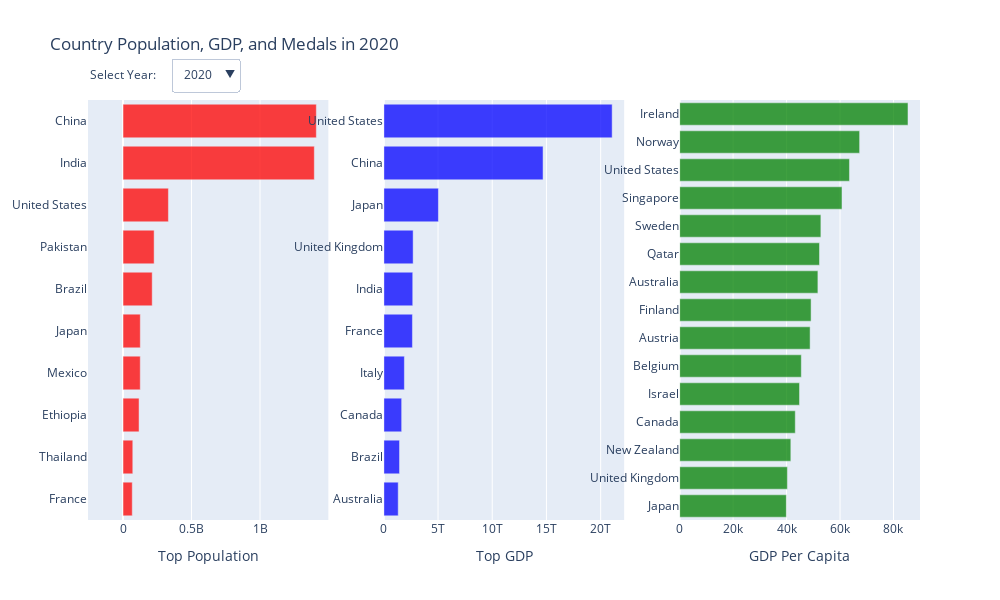

Notebook source saved alongside this figure:
### Code cell
# Import necessary libraries
import plotly.graph_objs as go
import plotly.offline as pyo
import plotly.subplots as sp
import numpy as np

# Create figure
fig = go.Figure()

# Set default year
selected_year = 2020

# Define function to sort data by GDP and Total_Score
def sort_data_by_selected_year(selected_year):
    df_filtered_pop = df[df['Year'] == selected_year].sort_values(by='Population', ascending=True).tail(15)
    df_filtered_gdp = df[df['Year'] == selected_year].sort_values(by='GDP', ascending=True).tail(15)
    df_filtered_gdp_per_capita = df[(df['Year'] == selected_year) & (df['Population'] >= 1000000)].sort_values(by='GDP_Per_Capita', ascending=True).tail(15)
    return df_filtered_pop, df_filtered_gdp, df_filtered_gdp_per_capita

# Create two subplots
fig = sp.make_subplots(rows=1, cols=3)

df_filtered_pop, df_filtered_gdp, df_filtered_gdp_per_capita = sort_data_by_selected_year(df['Year'].max())

# Add first chart to subplot 1
df_filtered_pop = df[df['Year'] == selected_year].sort_values(by='Population', ascending=True).tail(10)
fig.add_trace(go.Bar(
    y=df_filtered_pop['Country_Name'],
    x=df_filtered_pop['Population'],
    name='Population',
    marker_color='red',
    orientation='h',
    marker=dict(opacity=0.75)
), row=1, col=1)
# Add title to x-axis of subplot 1
fig.update_xaxes(title_text='Top Population', row=1, col=1)



# Add second chart to subplot 2
df_filtered_gdp = df[df['Year'] == selected_year].sort_values(by='GDP', ascending=True).tail(10)
fig.add_trace(go.Bar(
  y=df_filtered_gdp['Country_Name'],
    x=df_filtered_gdp['GDP'],
    name='GDP',
    marker_color='blue',
    orientation='h',
    marker=dict(opacity=0.75)
), row=1, col=2)
# Add title to x-axis of subplot 2
fig.update_xaxes(title_text='Top GDP', row=1, col=2)



# Add third chart to subplot 3
filtered_gdp_per_capita = df[df['Year'] == selected_year].sort_values(by='GDP_Per_Capita', ascending=True).tail(10)
fig.add_trace(go.Bar(
    y=df_filtered_gdp_per_capita['Country_Name'],
    x=df_filtered_gdp_per_capita['GDP_Per_Capita'],
    name='GDP Per Capita',
    marker_color='green',
    orientation='h',
    marker=dict(opacity=0.75)
), row=1, col=3)
# Add title to x-axis of subplot 3
fig.update_xaxes(title_text='GDP Per Capita', row=1, col=3)



# Update layout
fig.update_layout(title=f'Country Population, GDP, and Medals in {df["Year"].max()}',
                  height=600, width=1000,
                  barmode='group',
                  showlegend=False)

# Create dropdown list of years
years = np.sort(df['Year'].unique())[::-1]
dropdown_buttons = []
for year in years:
    df_filtered_pop, df_filtered_gdp, df_filtered_gdp_per_capita = sort_data_by_selected_year(year)
    dropdown_buttons.append(dict(
        label=str(year),
        method="update",
        args=[{
                "x": [df_filtered_pop['Population'],df_filtered_gdp['GDP'], df_filtered_gdp_per_capita['GDP_Per_Capita']],
                "y": [df_filtered_pop['Country_Name'], df_filtered_gdp['Country_Name'], df_filtered_gdp_per_capita['Country_Name']],
                "type": "bar",
                "orientation": "h",
                "marker_color": ['red','blue','green'],
                "name": ['Population', 'GDP', 'GDP Per Capita']
              },
              {
                "title": f"Country Population, GDP, and Medal Score in {year}"
            }]
            ))

# Add dropdown
fig.update_layout(
    updatemenus=[dict(
        buttons=dropdown_buttons,
        direction="down",
        showactive=True,
        x=0.1,
        xanchor="left",
        y=1.1,
        yanchor="top"
    )]
)

# Add annotation
fig.update_layout(
    annotations=[
        dict(text="Select Year:", showarrow=False,
        x=0, y=1.085, yref="paper", align="left")
    ]
)

fig.show()
#pyo.plot(fig, filename='barchart.html', auto_open=True)

### Figure 1 — Plotly figure (JSON) as saved in the notebook; plotly's stock layout.template omitted (floating-point values rounded to 4 significant figures)
{"data": [{"marker": {"color": "red", "opacity": 0.75}, "name": "Population", "orientation": "h", "type": "bar", "x": [67571107, 71475664, 117190911, 125998302, 126261000, 213196304, 227196741, 331501080, 1396387127, 1411100000], "xaxis": "x", "y": ["France", "Thailand", "Ethiopia", "Mexico", "Japan", "Brazil", "Pakistan", "United States", "India", "China"], "yaxis": "y"}, {"marker": {"color": "blue", "opacity": 0.75}, "name": "GDP", "orientation": "h", "type": "bar", "x": [1327000000000.0, 1449000000000.0, 1645000000000.0, 1897000000000.0, 2639000000000.0, 2668000000000.0, 2705000000000.0, 5040000000000.0, 14687673898336, 21060000000000.0], "xaxis": "x2", "y": ["Australia", "Brazil", "Canada", "Italy", "France", "India", "United Kingdom", "Japan", "China", "United States"], "yaxis": "y2"}, {"marker": {"color": "green", "opacity": 0.75}, "name": "GDP Per Capita", "orientation": "h", "type": "bar", "x": [39920.0, 40320.0, 41600.0, 43260.0, 44850.0, 45520.0, 48810.0, 49170.0, 51720.0, 52320.0, 52840.0, 60730.0, 63530.0, 67330.0, 85420.0], "xaxis": "x3", "y": ["Japan", "United Kingdom", "New Zealand", "Canada", "Israel", "Belgium", "Austria", "Finland", "Australia", "Qatar", "Sweden", "Singapore", "United States", "Norway", "Ireland"], "yaxis": "y3"}], "layout": {"annotations": [{"align": "left", "showarrow": false, "text": "Select Year:", "x": 0, "y": 1.085, "yref": "paper"}], "barmode": "group", "height": 600, "showlegend": false, "title": {"text": "Country Population, GDP, and Medals in 2020"}, "updatemenus": [{"buttons": [{"args": [{"marker_color": ["red", "blue", "green"], "name": ["Population", "GDP", "GDP Per Capita"], "orientation": "h", "type": "bar", "x": [[47365655, 50930662, 51985780, 59438851, 67081000, 67571107, 71475664, 117190911, 125998302, 126261000, 213196304, 227196741, 331501080, 1396387127, 1411100000], [525200000000.0, 547100000000.0, 599400000000.0, 1091000000000.0, 1277000000000.0, 1327000000000.0, 1449000000000.0, 1645000000000.0, 1897000000000.0, 2639000000000.0, 2668000000000.0, 2705000000000.0, 5040000000000.0, 14687673898336, 21060000000000.0], [39920.0, 40320.0, 41600.0, 43260.0, 44850.0, 45520.0, 48810.0, 49170.0, 51720.0, 52320.0, 52840.0, 60730.0, 63530.0, 67330.0, 85420.0]], "y": [["Spain", "Colombia", "Kenya", "Italy", "United Kingdom", "France", "Thailand", "Ethiopia", "Mexico", "Japan", "Brazil", "Pakistan", "United States", "India", "China"], ["Belgium", "Sweden", "Poland", "Mexico", "Spain", "Australia", "Brazil", "Canada", "Italy", "France", "India", "United Kingdom", "Japan", "China", "United States"], ["Japan", "United Kingdom", "New Zealand", "Canada", "Israel", "Belgium", "Austria", "Finland", "Australia", "Qatar", "Sweden", "Singapore", "United States", "Norway", "Ireland"]]}, {"title": "Country Population, GDP, and Medal Score in 2020"}], "label": "2020", "method": "update"}, {"args": [{"marker_color": ["red", "blue", "green"], "name": ["Population", "GDP", "GDP Per Capita"], "orientation": "h", "type": "bar", "x": [[46797754, 49276961, 49953304, 60421760, 66460344, 67158348, 71127802, 111129438, 124013861, 126811000, 210166592, 219731479, 326838199, 1369003306, 1402760000], [543300000000.0, 555500000000.0, 588800000000.0, 1222000000000.0, 1422000000000.0, 1428000000000.0, 1725000000000.0, 1917000000000.0, 2092000000000.0, 2703000000000.0, 2791000000000.0, 2878000000000.0, 5038000000000.0, 13890000000000.0, 20530000000000.0], [41560.0, 42410.0, 43250.0, 43310.0, 46550.0, 47540.0, 49990.0, 51470.0, 54590.0, 57210.0, 62820.0, 66260.0, 66860.0, 79250.0, 82270.0]], "y": [["Spain", "Colombia", "Kenya", "Italy", "United Kingdom", "France", "Thailand", "Ethiopia", "Mexico", "Japan", "Brazil", "Pakistan", "United States", "India", "China"], ["Belgium", "Sweden", "Poland", "Mexico", "Spain", "Australia", "Canada", "Brazil", "Italy", "India", "France", "United Kingdom", "Japan", "China", "United States"], ["France", "Israel", "New Zealand", "United Kingdom", "Canada", "Belgium", "Finland", "Austria", "Sweden", "Australia", "United States", "Qatar", "Singapore", "Ireland", "Norway"]]}, {"title": "Country Population, GDP, and Medal Score in 2018"}], "label": "2018", "method": "update"}, {"args": [{"marker_color": ["red", "blue", "green"], "name": ["Population", "GDP", "GDP Per Capita"], "orientation": "h", "type": "bar", "x": [[46484062, 47625955, 47894670, 60627498, 65611593, 66724104, 70607037, 105293228, 121519221, 127076000, 206859578, 213524840, 323071755, 1338636340, 1387790000], [476100000000.0, 515700000000.0, 557500000000.0, 1078000000000.0, 1207000000000.0, 1234000000000.0, 1528000000000.0, 1796000000000.0, 1877000000000.0, 2295000000000.0, 2473000000000.0, 2700000000000.0, 5004000000000.0, 11230000000000.0, 18700000000000.0], [37690.0, 39380.0, 40060.0, 41150.0, 42010.0, 42320.0, 43810.0, 45310.0, 49880.0, 51970.0, 56860.0, 57870.0, 58470.0, 62900.0, 70460.0]], "y": [["Spain", "Colombia", "Kenya", "Italy", "United Kingdom", "France", "Thailand", "Ethiopia", "Mexico", "Japan", "Brazil", "Pakistan", "United States", "India", "China"], ["Belgium", "Sweden", "Argentina", "Mexico", "Australia", "Spain", "Canada", "Brazil", "Italy", "India", "France", "United Kingdom", "Japan", "China", "United States"], ["Israel", "Japan", "New Zealand", "United Kingdom", "Belgium", "Canada", "Finland", "Austria", "Australia", "Sweden", "Singapore", "United States", "Qatar", "Ireland", "Norway"]]}, {"title": "Country Population, GDP, and Medal Score in 2016"}], "label": "2016", "method": "update"}, {"args": [{"marker_color": ["red", "blue", "green"], "name": ["Population", "GDP", "GDP Per Capita"], "orientation": "h", "type": "bar", "x": [[45831863, 46480882, 46677947, 60789140, 64602298, 66312067, 69960943, 99746766, 118755887, 127276000, 203459650, 208251628, 318386329, 1307246509, 1371860000], [535400000000.0, 539100000000.0, 582000000000.0, 1315000000000.0, 1372000000000.0, 1468000000000.0, 1806000000000.0, 2039000000000.0, 2162000000000.0, 2456000000000.0, 2856000000000.0, 3065000000000.0, 4896994405839, 10480000000000.0, 17550000000000.0], [38480.0, 43070.0, 44570.0, 47450.0, 47760.0, 50330.0, 50960.0, 51790.0, 55120.0, 55640.0, 57560.0, 60020.0, 62510.0, 93130.0, 97020.0]], "y": [["Kenya", "Spain", "Colombia", "Italy", "United Kingdom", "France", "Thailand", "Ethiopia", "Mexico", "Japan", "Brazil", "Pakistan", "United States", "India", "China"], ["Belgium", "Poland", "Sweden", "Mexico", "Spain", "Australia", "Canada", "India", "Italy", "Brazil", "France", "United Kingdom", "Japan", "China", "United States"], ["Japan", "France", "New Zealand", "United Kingdom", "Belgium", "Finland", "Canada", "Austria", "United States", "Ireland", "Singapore", "Sweden", "Australia", "Qatar", "Norway"]]}, {"title": "Country Population, GDP, and Medal Score in 2014"}], "label": "2014", "method": "update"}, {"args": [{"marker_color": ["red", "blue", "green"], "name": ["Population", "GDP", "GDP Per Capita"], "orientation": "h", "type": "bar", "x": [[45593342, 45782417, 46773055, 59539717, 63700215, 65662240, 69157023, 94451280, 115755909, 127629000, 199977707, 202205861, 313877662, 1274487215, 1354190000], [509500000000.0, 546000000000.0, 552500000000.0, 1201000000000.0, 1325000000000.0, 1547000000000.0, 1828000000000.0, 1828000000000.0, 2087000000000.0, 2465000000000.0, 2684000000000.0, 2706000000000.0, 6272000000000.0, 8532000000000.0, 16250000000000.0], [39970.0, 40870.0, 42490.0, 44670.0, 47710.0, 48560.0, 49050.0, 49150.0, 51780.0, 52670.0, 55550.0, 58040.0, 68040.0, 98040.0, 101500.0]], "y": [["Ukraine", "Colombia", "Spain", "Italy", "United Kingdom", "France", "Thailand", "Ethiopia", "Mexico", "Japan", "Brazil", "Pakistan", "United States", "India", "China"], ["Norway", "Argentina", "Sweden", "Mexico", "Spain", "Australia", "India", "Canada", "Italy", "Brazil", "France", "United Kingdom", "Japan", "China", "United States"], ["New Zealand", "France", "United Kingdom", "Belgium", "Finland", "Austria", "Ireland", "Japan", "United States", "Canada", "Singapore", "Sweden", "Australia", "Qatar", "Norway"]]}, {"title": "Country Population, GDP, and Medal Score in 2012"}], "label": "2012", "method": "update"}, {"args": [{"marker_color": ["red", "blue", "green"], "name": ["Population", "GDP", "GDP Per Capita"], "orientation": "h", "type": "bar", "x": [[44816108, 45870741, 46576897, 59277417, 62766365, 65030575, 68270489, 89237791, 112532401, 128070000, 194454498, 196353492, 309327143, 1240613620, 1337705000], [475700000000.0, 481400000000.0, 495800000000.0, 1058000000000.0, 1149000000000.0, 1422000000000.0, 1617000000000.0, 1676000000000.0, 2136000000000.0, 2209000000000.0, 2491000000000.0, 2645000000000.0, 5759000000000.0, 6087000000000.0, 15050000000000.0], [36040.0, 39690.0, 40680.0, 44180.0, 44970.0, 46510.0, 46900.0, 47240.0, 47560.0, 48650.0, 48660.0, 52130.0, 52870.0, 73020.0, 87690.0]], "y": [["Colombia", "Ukraine", "Spain", "Italy", "United Kingdom", "France", "Thailand", "Ethiopia", "Mexico", "Japan", "Pakistan", "Brazil", "United States", "India", "China"], ["Poland", "Belgium", "Sweden", "Mexico", "Australia", "Spain", "Canada", "India", "Italy", "Brazil", "United Kingdom", "France", "Japan", "China", "United States"], ["Italy", "United Kingdom", "France", "Belgium", "Japan", "Finland", "Austria", "Singapore", "Canada", "United States", "Ireland", "Australia", "Sweden", "Qatar", "Norway"]]}, {"title": "Country Population, GDP, and Medal Score in 2010"}], "label": "2010", "method": "update"}, {"args": [{"marker_color": ["red", "blue", "green"], "name": ["Population", "GDP", "GDP Per Capita"], "orientation": "h", "type": "bar", "x": [[43815313, 45954106, 46258189, 58826731, 61806995, 64379696, 67328239, 84357105, 109684489, 128063000, 185931955, 192672317, 304093966, 1206734806, 1324655000], [517300000000.0, 517700000000.0, 533600000000.0, 1056000000000.0, 1110000000000.0, 1199000000000.0, 1553000000000.0, 1632000000000.0, 1696000000000.0, 2409000000000.0, 2930000000000.0, 2932000000000.0, 4594000000000.0, 5107000000000.0, 14770000000000.0], [39880.0, 40010.0, 40940.0, 45520.0, 46710.0, 47430.0, 48300.0, 48570.0, 49680.0, 51920.0, 53770.0, 56150.0, 61350.0, 79810.0, 96940.0]], "y": [["Colombia", "Spain", "Ukraine", "Italy", "United Kingdom", "France", "Thailand", "Ethiopia", "Mexico", "Japan", "Pakistan", "Brazil", "United States", "India", "China"], ["Belgium", "Sweden", "Poland", "Australia", "Mexico", "India", "Canada", "Spain", "Brazil", "Italy", "France", "United Kingdom", "China", "Japan", "United States"], ["Japan", "Singapore", "Italy", "France", "Canada", "United Kingdom", "Belgium", "United States", "Australia", "Austria", "Finland", "Sweden", "Ireland", "Qatar", "Norway"]]}, {"title": "Country Population, GDP, and Medal Score in 2008"}], "label": "2008", "method": "update"}, {"args": [{"marker_color": ["red", "blue", "green"], "name": ["Population", "GDP", "GDP Per Capita"], "orientation": "h", "type": "bar", "x": [[42772910, 44397319, 46787786, 58143979, 60846820, 63628261, 66319525, 79691050, 106886790, 127854000, 178069984, 188820682, 298379912, 1172373788, 1311020000], [345600000000.0, 408300000000.0, 423100000000.0, 747900000000.0, 940300000000.0, 975400000000.0, 1108000000000.0, 1260000000000.0, 1319000000000.0, 1950000000000.0, 2321000000000.0, 2710000000000.0, 2752000000000.0, 4601663122284, 13820000000000.0], [33530.0, 33770.0, 35990.0, 36470.0, 36570.0, 38710.0, 40500.0, 40670.0, 41220.0, 44540.0, 46300.0, 46590.0, 54330.0, 59980.0, 74150.0]], "y": [["Colombia", "Spain", "Ukraine", "Italy", "United Kingdom", "France", "Thailand", "Ethiopia", "Mexico", "Japan", "Pakistan", "Brazil", "United States", "India", "China"], ["Norway", "Belgium", "Sweden", "Australia", "India", "Mexico", "Brazil", "Spain", "Canada", "Italy", "France", "United Kingdom", "China", "Japan", "United States"], ["Italy", "Singapore", "Japan", "France", "Australia", "Belgium", "Canada", "Austria", "Finland", "United Kingdom", "United States", "Sweden", "Ireland", "Qatar", "Norway"]]}, {"title": "Country Population, GDP, and Medal Score in 2006"}], "label": "2006", "method": "update"}, {"args": [{"marker_color": ["red", "blue", "green"], "name": ["Population", "GDP", "GDP Per Capita"], "orientation": "h", "type": "bar", "x": [[41648268, 42921895, 47451626, 57685327, 59987905, 62716306, 65311166, 75301026, 103945813, 127761000, 170648620, 184722043, 292805298, 1136264583, 1296075000], [301500000000.0, 369200000000.0, 385100000000.0, 614300000000.0, 669300000000.0, 709100000000.0, 782200000000.0, 1027000000000.0, 1069000000000.0, 1807000000000.0, 1955000000000.0, 2120000000000.0, 2423000000000.0, 4893000000000.0, 12220000000000.0], [25420.0, 27610.0, 30820.0, 31320.0, 32140.0, 33800.0, 35430.0, 36890.0, 37770.0, 38300.0, 40390.0, 41720.0, 42820.0, 47750.0, 57600.0]], "y": [["Colombia", "Spain", "Ukraine", "Italy", "United Kingdom", "France", "Thailand", "Ethiopia", "Mexico", "Japan", "Pakistan", "Brazil", "United States", "India", "China"], ["Austria", "Belgium", "Sweden", "Australia", "Brazil", "India", "Mexico", "Canada", "Spain", "Italy", "China", "France", "United Kingdom", "Japan", "United States"], ["New Zealand", "Singapore", "Australia", "Italy", "Canada", "France", "Belgium", "Austria", "Finland", "Japan", "United Kingdom", "United States", "Sweden", "Ireland", "Norway"]]}, {"title": "Country Population, GDP, and Medal Score in 2004"}], "label": "2004", "method": "update"}, {"args": [{"marker_color": ["red", "blue", "green"], "name": ["Population", "GDP", "GDP Per Capita"], "orientation": "h", "type": "bar", "x": [[40454050, 41431558, 48202470, 57059007, 59370479, 61816234, 64222580, 71073215, 100917081, 127445000, 163262807, 180476685, 287625193, 1098313039, 1280400000], [214400000000.0, 258400000000.0, 266800000000.0, 395600000000.0, 509800000000.0, 514900000000.0, 708800000000.0, 760600000000.0, 772100000000.0, 1277000000000.0, 1470550014516, 1501000000000.0, 1786000000000.0, 4183000000000.0, 10930000000000.0], [19040.0, 20290.0, 22160.0, 22380.0, 24260.0, 24290.0, 25010.0, 26530.0, 27000.0, 29900.0, 30080.0, 32710.0, 32820.0, 38000.0, 43080.0]], "y": [["Colombia", "Spain", "Ukraine", "Italy", "United Kingdom", "France", "Thailand", "Ethiopia", "Mexico", "Japan", "Pakistan", "Brazil", "United States", "India", "China"], ["Austria", "Belgium", "Sweden", "Australia", "Brazil", "India", "Spain", "Canada", "Mexico", "Italy", "China", "France", "United Kingdom", "Japan", "United States"], ["Israel", "Australia", "Singapore", "Italy", "Canada", "France", "Belgium", "Austria", "Finland", "Sweden", "United Kingdom", "Ireland", "Japan", "United States", "Norway"]]}, {"title": "Country Population, GDP, and Medal Score in 2002"}], "label": "2002", "method": "update"}, {"args": [{"marker_color": ["red", "blue", "green"], "name": ["Population", "GDP", "GDP Per Capita"], "orientation": "h", "type": "bar", "x": [[39215135, 40567864, 49176500, 56942108, 58892514, 60921384, 63066603, 67031867, 97873442, 126843000, 154369924, 175873720, 282162411, 1059633675, 1262645000], [236800000000.0, 262800000000.0, 284200000000.0, 415900000000.0, 468400000000.0, 598400000000.0, 655400000000.0, 707900000000.0, 744800000000.0, 1147000000000.0, 1211000000000.0, 1366000000000.0, 1666000000000.0, 4968000000000.0, 10250000000000.0], [20140.0, 21630.0, 21850.0, 22420.0, 23100.0, 23850.0, 24270.0, 24350.0, 24630.0, 26330.0, 28290.0, 29620.0, 36330.0, 38130.0, 39170.0]], "y": [["Colombia", "Spain", "Ukraine", "Italy", "United Kingdom", "France", "Thailand", "Ethiopia", "Mexico", "Japan", "Pakistan", "Brazil", "United States", "India", "China"], ["Belgium", "Sweden", "Argentina", "Australia", "India", "Spain", "Brazil", "Mexico", "Canada", "Italy", "China", "France", "United Kingdom", "Japan", "United States"], ["Italy", "Israel", "Australia", "France", "Belgium", "Singapore", "Canada", "Finland", "Austria", "Ireland", "United Kingdom", "Sweden", "United States", "Norway", "Japan"]]}, {"title": "Country Population, GDP, and Medal Score in 2000"}], "label": "2000", "method": "update"}, {"args": [{"marker_color": ["red", "blue", "green"], "name": ["Population", "GDP", "GDP Per Capita"], "orientation": "h", "type": "bar", "x": [[38663481, 40223509, 50144500, 56906744, 58487141, 60192790, 61745217, 63136493, 94767284, 126400000, 145476106, 171039804, 275854000, 1021434576, 1241935000], [258500000000.0, 270800000000.0, 298900000000.0, 399700000000.0, 421400000000.0, 526500000000.0, 619200000000.0, 634000000000.0, 863700000000.0, 1029000000000.0, 1270000000000.0, 1503000000000.0, 1655000000000.0, 4098362709104, 9063000000000.0], [20110.0, 21020.0, 21480.0, 21830.0, 22320.0, 24290.0, 24970.0, 25340.0, 26010.0, 27360.0, 28300.0, 30600.0, 32420.0, 32850.0, 34790.0]], "y": [["Poland", "Spain", "Ukraine", "Italy", "United Kingdom", "France", "Thailand", "Ethiopia", "Mexico", "Japan", "Pakistan", "Brazil", "United States", "India", "China"], ["Belgium", "Sweden", "Argentina", "Australia", "India", "Mexico", "Spain", "Canada", "Brazil", "China", "Italy", "France", "United Kingdom", "Japan", "United States"], ["Israel", "Canada", "Australia", "Singapore", "Italy", "Ireland", "France", "Belgium", "Finland", "Austria", "United Kingdom", "Sweden", "Japan", "United States", "Norway"]]}, {"title": "Country Population, GDP, and Medal Score in 1998"}], "label": "1998", "method": "update"}, {"args": [{"marker_color": ["red", "blue", "green"], "name": ["Population", "GDP", "GDP Per Capita"], "orientation": "h", "type": "bar", "x": [[38624370, 39889852, 51057800, 56860281, 58166950, 59347649, 59756533, 60211096, 91586555, 125757000, 137234810, 166037122, 269394000, 983281218, 1217550000], [272100000000.0, 279200000000.0, 291700000000.0, 392900000000.0, 401300000000.0, 411000000000.0, 628500000000.0, 642600000000.0, 850400000000.0, 863700000000.0, 1312000000000.0, 1422000000000.0, 1606000000000.0, 4923000000000.0, 8073000000000.0], [20120.0, 20840.0, 21230.0, 22020.0, 23080.0, 24440.0, 25780.0, 26230.0, 26870.0, 27490.0, 29810.0, 29970.0, 33000.0, 37320.0, 39150.0]], "y": [["Poland", "Spain", "Ukraine", "Italy", "United Kingdom", "Ethiopia", "France", "Thailand", "Mexico", "Japan", "Pakistan", "Brazil", "United States", "India", "China"], ["Argentina", "Belgium", "Sweden", "India", "Australia", "Mexico", "Canada", "Spain", "Brazil", "China", "Italy", "United Kingdom", "France", "Japan", "United States"], ["Israel", "Ireland", "Canada", "Australia", "Italy", "United Kingdom", "Finland", "Singapore", "France", "Belgium", "Austria", "United States", "Sweden", "Norway", "Japan"]]}, {"title": "Country Population, GDP, and Medal Score in 1996"}], "label": "1996", "method": "update"}, {"args": [{"marker_color": ["red", "blue", "green"], "name": ["Population", "GDP", "GDP Per Capita"], "orientation": "h", "type": "bar", "x": [[38542652, 39549108, 51921400, 55620211, 56843400, 57865745, 58610010, 59327585, 88314424, 125178000, 129245139, 160980472, 263126000, 945261958, 1191835000], [229000000000.0, 244900000000.0, 257400000000.0, 322800000000.0, 327300000000.0, 525400000000.0, 527800000000.0, 530600000000.0, 564300000000.0, 578100000000.0, 1099000000000.0, 1140000000000.0, 1394000000000.0, 4999000000000.0, 7287000000000.0], [15280.0, 15900.0, 18130.0, 19340.0, 19710.0, 19940.0, 20300.0, 21550.0, 23500.0, 24210.0, 25650.0, 26080.0, 27690.0, 29320.0, 39930.0]], "y": [["Poland", "Spain", "Ukraine", "Ethiopia", "Italy", "United Kingdom", "Thailand", "France", "Mexico", "Japan", "Pakistan", "Brazil", "United States", "India", "China"], ["Sweden", "Belgium", "Argentina", "Australia", "India", "Brazil", "Mexico", "Spain", "China", "Canada", "Italy", "United Kingdom", "France", "Japan", "United States"], ["New Zealand", "Ireland", "Australia", "Italy", "United Kingdom", "Canada", "Finland", "Singapore", "France", "Belgium", "Austria", "Sweden", "United States", "Norway", "Japan"]]}, {"title": "Country Population, GDP, and Medal Score in 1994"}], "label": "1994", "method": "update"}, {"args": [{"marker_color": ["red", "blue", "green"], "name": ["Population", "GDP", "GDP Per Capita"], "orientation": "h", "type": "bar", "x": [[56797087, 56939020, 57580402, 58849943, 58849943, 84993164, 122375179, 124425000, 124425000, 155900790, 256514000, 256514000, 907574049, 1164970000, 1164970000], [426900000000.0, 426900000000.0, 592400000000.0, 592400000000.0, 630900000000.0, 630900000000.0, 1180000000000.0, 1320000000000.0, 1320000000000.0, 1401000000000.0, 1401000000000.0, 3908809463832, 3908809463832, 6520000000000.0, 6520000000000.0], [23240.0, 23240.0, 23370.0, 23810.0, 23810.0, 24880.0, 24880.0, 25420.0, 25420.0, 30520.0, 30520.0, 31410.0, 31410.0, 32800.0, 32800.0]], "y": [["Italy", "Thailand", "United Kingdom", "France", "France", "Mexico", "Pakistan", "Japan", "Japan", "Brazil", "United States", "United States", "India", "China", "China"], ["China", "China", "Canada", "Canada", "Spain", "Spain", "United Kingdom", "Italy", "Italy", "France", "France", "Japan", "Japan", "United States", "United States"], ["Italy", "Italy", "Belgium", "France", "France", "Austria", "Austria", "United States", "United States", "Norway", "Norway", "Japan", "Japan", "Sweden", "Sweden"]]}, {"title": "Country Population, GDP, and Medal Score in 1992"}], "label": "1992", "method": "update"}, {"args": [{"marker_color": ["red", "blue", "green"], "name": ["Population", "GDP", "GDP Per Capita"], "orientation": "h", "type": "bar", "x": [[53410965, 56629288, 56629288, 56928327, 57472651, 57472651, 78892015, 107967838, 122578000, 122578000, 145253973, 244499000, 244499000, 833729681, 1101630000], [258800000000.0, 296600000000.0, 312400000000.0, 376200000000.0, 507400000000.0, 507400000000.0, 891600000000.0, 891600000000.0, 910100000000.0, 1019000000000.0, 1019000000000.0, 3072000000000.0, 3072000000000.0, 5236000000000.0, 5236000000000.0], [17580.0, 17730.0, 17730.0, 18940.0, 18940.0, 21420.0, 21420.0, 22050.0, 22050.0, 24210.0, 24210.0, 24530.0, 24530.0, 25060.0, 25060.0]], "y": [["Thailand", "Italy", "Italy", "United Kingdom", "France", "France", "Mexico", "Pakistan", "Japan", "Japan", "Brazil", "United States", "United States", "India", "China"], ["Brazil", "India", "China", "Spain", "Canada", "Canada", "Italy", "Italy", "United Kingdom", "France", "France", "Japan", "Japan", "United States", "United States"], ["Austria", "France", "France", "Canada", "Canada", "United States", "United States", "Finland", "Finland", "Norway", "Norway", "Sweden", "Sweden", "Japan", "Japan"]]}, {"title": "Country Population, GDP, and Medal Score in 1988"}], "label": "1988", "method": "update"}, {"args": [{"marker_color": ["red", "blue", "green"], "name": ["Population", "GDP", "GDP Per Capita"], "orientation": "h", "type": "bar", "x": [[56275701, 56275701, 56422072, 56422072, 56576718, 56576718, 73489654, 94003867, 120083000, 120083000, 133888775, 235825000, 235825000, 762895156, 1036825000], [193500000000.0, 212200000000.0, 259900000000.0, 355400000000.0, 355400000000.0, 437900000000.0, 437900000000.0, 461500000000.0, 461500000000.0, 530700000000.0, 530700000000.0, 1318000000000.0, 1318000000000.0, 4037612998821, 4037612998821], [9430.0, 9430.0, 10830.0, 10830.0, 10980.0, 10980.0, 12420.0, 13100.0, 13100.0, 13880.0, 13880.0, 14990.0, 14990.0, 17120.0, 17120.0]], "y": [["France", "France", "United Kingdom", "United Kingdom", "Italy", "Italy", "Mexico", "Pakistan", "Japan", "Japan", "Brazil", "United States", "United States", "India", "China"], ["Australia", "India", "China", "Canada", "Canada", "Italy", "Italy", "United Kingdom", "United Kingdom", "France", "France", "Japan", "Japan", "United States", "United States"], ["France", "France", "Finland", "Finland", "Japan", "Japan", "Australia", "Sweden", "Sweden", "Canada", "Canada", "Norway", "Norway", "United States", "United States"]]}, {"title": "Country Population, GDP, and Medal Score in 1984"}], "label": "1984", "method": "update"}, {"args": [{"marker_color": ["red", "blue", "green"], "name": ["Population", "GDP", "GDP Per Capita"], "orientation": "h", "type": "bar", "x": [[45737753, 49973920, 55052582, 55052582, 56314216, 56314216, 56433883, 56433883, 67705186, 80624057, 116807000, 122288383, 227225000, 696828385, 981235000], [150000000000.0, 186300000000.0, 191100000000.0, 205100000000.0, 232800000000.0, 237400000000.0, 273900000000.0, 477300000000.0, 477300000000.0, 564900000000.0, 564900000000.0, 701300000000.0, 701300000000.0, 1105000000000.0, 2857000000000.0], [10030.0, 10030.0, 10210.0, 10870.0, 10870.0, 11170.0, 11220.0, 11220.0, 12570.0, 12740.0, 12740.0, 12860.0, 15770.0, 17100.0, 17100.0]], "y": [["Thailand", "Ukraine", "France", "France", "United Kingdom", "United Kingdom", "Italy", "Italy", "Mexico", "Pakistan", "Japan", "Brazil", "United States", "India", "China"], ["Australia", "India", "China", "Mexico", "Spain", "Brazil", "Canada", "Italy", "Italy", "United Kingdom", "United Kingdom", "France", "France", "Japan", "United States"], ["United Kingdom", "United Kingdom", "Australia", "Austria", "Austria", "Canada", "Finland", "Finland", "United States", "France", "France", "Belgium", "Norway", "Sweden", "Sweden"]]}, {"title": "Country Population, GDP, and Medal Score in 1980"}], "label": "1980", "method": "update"}, {"args": [{"marker_color": ["red", "blue", "green"], "name": ["Population", "GDP", "GDP Per Capita"], "orientation": "h", "type": "bar", "x": [[49144535, 53966558, 53966558, 55718260, 55718260, 56211968, 56211968, 60452543, 70230923, 111286504, 112775000, 218035000, 218035000, 637451448, 930685000], [105100000000.0, 118500000000.0, 153200000000.0, 153900000000.0, 206600000000.0, 206600000000.0, 224700000000.0, 224700000000.0, 232600000000.0, 232600000000.0, 372300000000.0, 372300000000.0, 586200000000.0, 1873000000000.0, 1873000000000.0], [5678.0, 6740.0, 6740.0, 6899.0, 6899.0, 7243.0, 7487.0, 8592.0, 8592.0, 8809.0, 8809.0, 8927.0, 8927.0, 10870.0, 10870.0]], "y": [["Ukraine", "France", "France", "Italy", "Italy", "United Kingdom", "United Kingdom", "Mexico", "Pakistan", "Brazil", "Japan", "United States", "United States", "India", "China"], ["Australia", "Spain", "Brazil", "China", "Canada", "Canada", "Italy", "Italy", "United Kingdom", "United Kingdom", "France", "France", "Japan", "United States", "United States"], ["Austria", "Finland", "Finland", "France", "France", "Belgium", "Australia", "United States", "United States", "Canada", "Canada", "Norway", "Norway", "Sweden", "Sweden"]]}, {"title": "Country Population, GDP, and Medal Score in 1976"}], "label": "1976", "method": "update"}, {"args": [{"marker_color": ["red", "blue", "green"], "name": ["Population", "GDP", "GDP Per Capita"], "orientation": "h", "type": "bar", "x": [[47974187, 52637888, 52637888, 53543436, 54381345, 54381345, 56086065, 62509565, 101194394, 107188000, 107188000, 209896000, 209896000, 582837973, 862030000], [59130000000.0, 59130000000.0, 71460000000.0, 113100000000.0, 113100000000.0, 113700000000.0, 145300000000.0, 145300000000.0, 170000000000.0, 203500000000.0, 203500000000.0, 318000000000.0, 318000000000.0, 1279000000000.0, 1279000000000.0], [3178.0, 3178.0, 3295.0, 3832.0, 3866.0, 3866.0, 3949.0, 4414.0, 4414.0, 5090.0, 5090.0, 6027.0, 6027.0, 6094.0, 6094.0]], "y": [["Ukraine", "France", "France", "Mexico", "Italy", "Italy", "United Kingdom", "Pakistan", "Brazil", "Japan", "Japan", "United States", "United States", "India", "China"], ["Spain", "Spain", "India", "Canada", "Canada", "China", "Italy", "Italy", "United Kingdom", "France", "France", "Japan", "Japan", "United States", "United States"], ["Finland", "Finland", "New Zealand", "Belgium", "France", "France", "Australia", "Norway", "Norway", "Canada", "Canada", "Sweden", "Sweden", "United States", "United States"]]}, {"title": "Country Population, GDP, and Medal Score in 1972"}], "label": "1972", "method": "update"}, {"args": [{"marker_color": ["red", "blue", "green"], "name": ["Population", "GDP", "GDP Per Capita"], "orientation": "h", "type": "bar", "x": [[33807357, 46635196, 47170337, 50817020, 50817020, 53235750, 53235750, 55211700, 56124743, 91659246, 101011000, 200706000, 200706000, 533431909, 774510000], [31480000000.0, 32710000000.0, 33930000000.0, 53090000000.0, 70850000000.0, 71830000000.0, 71830000000.0, 87940000000.0, 87940000000.0, 107800000000.0, 129800000000.0, 129800000000.0, 146600000000.0, 942500000000.0, 942500000000.0], [1907.0, 1907.0, 1952.0, 2222.0, 2554.0, 2554.0, 2662.0, 2662.0, 2724.0, 3463.0, 3463.0, 3926.0, 3926.0, 4696.0, 4696.0]], "y": [["Thailand", "Ukraine", "Mexico", "France", "France", "Italy", "Italy", "United Kingdom", "Pakistan", "Brazil", "Japan", "United States", "United States", "India", "China"], ["Spain", "Australia", "Brazil", "India", "China", "Canada", "Canada", "Italy", "Italy", "United Kingdom", "France", "France", "Japan", "United States", "United States"], ["Finland", "Finland", "United Kingdom", "Belgium", "France", "France", "Norway", "Norway", "Australia", "Canada", "Canada", "Sweden", "Sweden", "United States", "United States"]]}, {"title": "Country Population, GDP, and Medal Score in 1968"}], "label": "1968", "method": "update"}, {"args": [{"marker_color": ["red", "blue", "green"], "name": ["Population", "GDP", "GDP Per Capita"], "orientation": "h", "type": "bar", "x": [[41333878, 44941406, 48733997, 48733997, 50552592, 51675350, 51675350, 54000000, 54000000, 82262794, 96903000, 191889000, 191889000, 489059309, 698355000], [23800000000.0, 25610000000.0, 49380000000.0, 49380000000.0, 56480000000.0, 59710000000.0, 63180000000.0, 63180000000.0, 81750000000.0, 94010000000.0, 94010000000.0, 94407558372, 94407558372, 685800000000.0, 685800000000.0], [1708.0, 1708.0, 1748.0, 1748.0, 1929.0, 1929.0, 1938.0, 2131.0, 2555.0, 2555.0, 2814.0, 2941.0, 2941.0, 3574.0, 3574.0]], "y": [["Mexico", "Ukraine", "France", "France", "Pakistan", "Italy", "Italy", "United Kingdom", "United Kingdom", "Brazil", "Japan", "United States", "United States", "India", "China"], ["Australia", "Argentina", "Canada", "Canada", "India", "China", "Italy", "Italy", "Japan", "France", "France", "United Kingdom", "United Kingdom", "United States", "United States"], ["Finland", "Finland", "United Kingdom", "United Kingdom", "France", "France", "Norway", "Australia", "Canada", "Canada", "New Zealand", "Sweden", "Sweden", "United States", "United States"]]}, {"title": "Country Population, GDP, and Medal Score in 1964"}], "label": "1964", "method": "update"}, {"args": [{"marker_color": ["red", "blue", "green"], "name": ["Population", "GDP", "GDP Per Capita"], "orientation": "h", "type": "bar", "x": [[30455000, 36268055, 42767251, 45954226, 46649927, 46649927, 50199700, 50199700, 52400000, 73092515, 93216000, 180671000, 180671000, 445954579, 667070000], [15820000000.0, 17030000000.0, 18610000000.0, 37030000000.0, 40390000000.0, 40390000000.0, 40460000000.0, 40460000000.0, 44310000000.0, 59720000000.0, 62230000000.0, 62230000000.0, 73230000000.0, 543300000000.0, 543300000000.0], [1229.0, 1274.0, 1334.0, 1334.0, 1398.0, 1442.0, 1442.0, 1811.0, 2114.0, 2114.0, 2259.0, 2259.0, 2313.0, 3007.0, 3007.0]], "y": [["Spain", "Mexico", "Ukraine", "Pakistan", "France", "France", "Italy", "Italy", "United Kingdom", "Brazil", "Japan", "United States", "United States", "India", "China"], ["Sweden", "Brazil", "Australia", "India", "Italy", "Italy", "Canada", "Canada", "Japan", "China", "France", "France", "United Kingdom", "United States", "United States"], ["Israel", "Belgium", "France", "France", "United Kingdom", "Norway", "Norway", "Australia", "Sweden", "Sweden", "Canada", "Canada", "New Zealand", "United States", "United States"]]}, {"title": "Country Population, GDP, and Medal Score in 1960"}], "label": "1960", "method": "update"}], "direction": "down", "showactive": true, "x": 0.1, "xanchor": "left", "y": 1.1, "yanchor": "top"}], "width": 1000, "xaxis": {"anchor": "y", "domain": [0, 0.2889], "title": {"text": "Top Population"}}, "xaxis2": {"anchor": "y2", "domain": [0.3556, 0.6444], "title": {"text": "Top GDP"}}, "xaxis3": {"anchor": "y3", "domain": [0.7111, 1], "title": {"text": "GDP Per Capita"}}, "yaxis": {"anchor": "x", "domain": [0, 1]}, "yaxis2": {"anchor": "x2", "domain": [0, 1]}, "yaxis3": {"anchor": "x3", "domain": [0, 1]}}}
